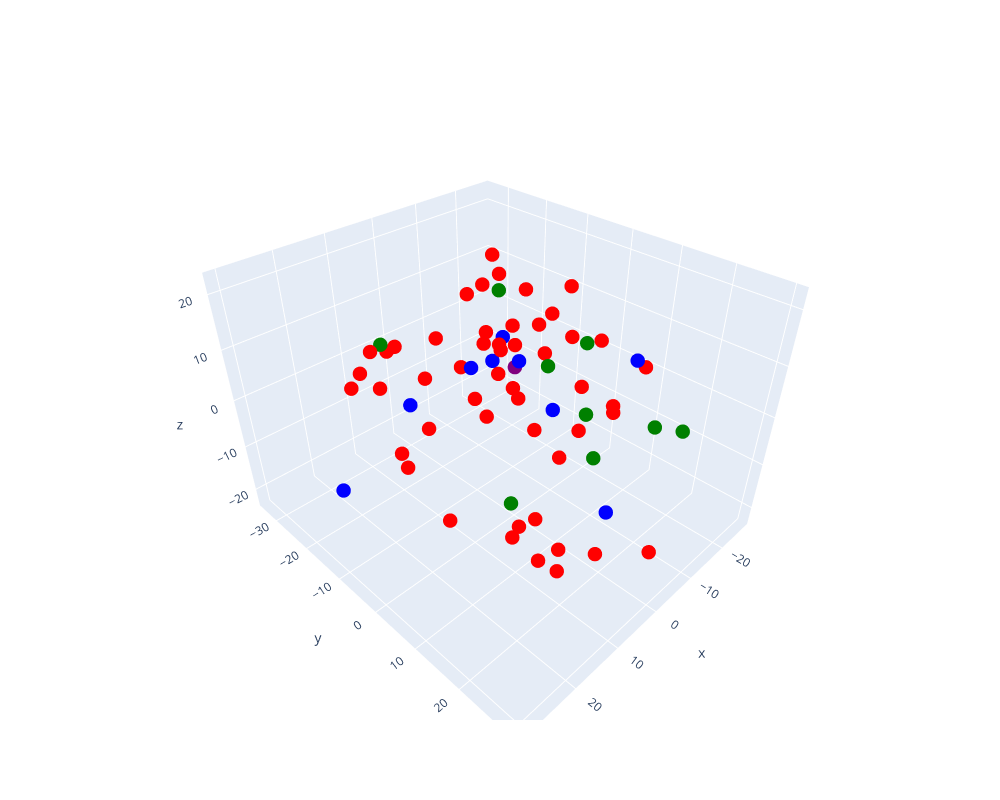

Write notebook code for a chart like this one.
### Code cell
fig = go.Figure()

text_data = list(candidates.keys())
embeddings_3d = np.concatenate(list(candidates.values())).reshape(len(candidates), 3)

color_data = ['blue' if i < cutoff else 'red' for i in range(len(candidates))]
for i in closest_candidates_indices:
    color_data[i] = 'green'
color_data[closest_candidates_indices[0]] = 'purple'

fig.add_trace(go.Scatter3d(
    x=embeddings_3d[:, 0],
    y=embeddings_3d[:, 1],
    z=embeddings_3d[:, 2],
    text=text_data,
    mode='markers',
    marker=dict(
        size=5,
        color=color_data,
        colorscale='Viridis',
        opacity=1
    )
))


fig.update_layout(
    scene=dict(
        xaxis=dict(title='x'),
        yaxis=dict(title='y'),
        zaxis=dict(title='z')
    ),
	width=1000,
    height=800
)

fig.show()

### Figure 1 — Plotly figure (JSON) as saved in the notebook; plotly's stock layout.template omitted (floating-point values rounded to 4 significant figures)
{"data": [{"marker": {"color": ["green", "green", "green", "green", "green", "green", "green", "green", "green", "purple", "blue", "blue", "blue", "blue", "blue", "blue", "blue", "blue", "blue", "red", "red", "red", "red", "red", "red", "red", "red", "red", "red", "red", "red", "red", "red", "red", "red", "red", "red", "red", "red", "red", "red", "red", "red", "red", "red", "red", "red", "red", "red", "red", "red", "red", "red", "red", "red", "red", "red", "red", "red", "red", "red", "red", "red", "red", "red", "red", "red", "red", "red"], "colorscale": [[0, "#440154"], [0.1111, "#482878"], [0.2222, "#3e4989"], [0.3333, "#31688e"], [0.4444, "#26828e"], [0.5556, "#1f9e89"], [0.6667, "#35b779"], [0.7778, "#6ece58"], [0.8889, "#b5de2b"], [1, "#fde725"]], "opacity": 1, "size": 5}, "mode": "markers", "text": ["TRAVRKY128F429EA68", "TRBJRZH128F429EA62", "TRNJLKP128F427CE28", "TRAEUFF128F424EAAF", "TRRYMIR128F9354778", "TRMGOFF128F1458362", "TRDJQLI128E07917C7", "TRYATJD128F92FDB02", "TRXAVEU128E078D3CD", "TRAFUNV128F92CFEB2", "TRSSQIX128F4226B55", "TRISTWT128F1488FBB", "TRQWUUG128F1485DAB", "TRIPSQP12903CE450C", "TRCESGY128E0780E09", "TRNQUIT128F428A0BD", "TRHRFIN128F425DEF1", "TRFUIGN128F92FE2C4", "TRAALAH128E078234A", "TRXNXOH128F4270327", "TRXBTVU128F92FC2A8", "TRVTBWS128EF342432", "TRGPBPN128F42792A3", "TRDUQNA12903D0D68F", "TRUWASE128F42769ED", "TRKYIJC128F4267DF8", "TRUHRIX128F149CCFF", "TRJGRYI128F4267D63", "TRBFAWR128F42A4FDA", "TRVADUR12903CBEAE3", "TRMBNER128F426603A", "TRHYVOC128F4271FB4", "TRECKSQ128F147C8F6", "TRNPZDI12903CF3D09", "TRJAPJF128F146CB4E", "TRUKJJD12903CCBB7B", "TRXMWBF128E078EC2C", "TRRRVYU128F932C2EB", "TRRZEKF128F426ECD3", "TRTEIUC12903CC14CB", "TRBANNU128F42767CE", "TRPEGMA128F42826CC", "TRJNHPN128F92EF139", "TRSNMOG128F92E899B", "TRFMZLZ128F93238BB", "TRROHMX128F42720A6", "TRWTGTF128F93321F3", "TROWXJW128F14682FA", "TRUPCJU128F92C4BDB", "TROPXUM12903CD6CF3", "TRBFTBY128F426663E", "TRYJGKN128F92E23CA", "TRFTJNJ128F4243744", "TRUHIEG128EF353C29", "TRKVLFV128F9316659", "TRAEZFA128F931798A", "TRLGZAI128F931A62E", "TRRQLUJ128F4296E13", "TREVHUO128F92DF90B", "TRIOKHZ128F930D3CA", "TRSCUBC128E0782224", "TRUEOSS128F4287B83", "TRSYWFI128F931682F", "TRTSGYX128F428ECC6", "TRPJZMZ128F146A476", "TRPPEVN128F149F0CF", "TRTXDCW128F934C609", "TRKOPFF128F427539F", "TRXMIVE128F423F079"], "type": "scatter3d", "x": [-13.4, -12.79, 10.88, -23.02, -0.7525, 5.507, -11.72, -5.895, -17.28, -0.6927, 1.887, 30.33, -1.796, 13.89, 7.502, 0.407, -18.29, -15.65, -13.94, 17.29, -5.083, 2.804, -16.68, 18.42, 9.881, -10.98, -4.528, -9.72, -0.2164, -8.369, -6.115, 7.896, -24.18, 12.99, 19.15, 15.78, -4.856, 4.004, -0.4622, -2.912, -23.4, 1.191, 20.85, 18.57, -18.15, -9.862, -12.11, 20.77, 16.33, 3.111, -6.181, -15.83, -2.24, 1.216, 21.73, 1.843, 9.951, -10.37, 12.62, -22.17, -26.82, -10.35, -2.383, 16.84, 12.74, 15.26, -11.32, -5.991, 23.12], "y": [23.92, 19.18, -21.66, -3.719, -1.616, 20.75, -15.81, 10.23, -8.183, -1.035, 21.46, -7.239, -12.84, -10.59, 7.613, 8.404, -21.29, 12.51, -19.85, 20.43, 9.552, -1.168, 13.58, -0.3552, 9.816, -15.25, -14.99, -1.248, -7.332, 13.65, -20.42, 6.616, -20.71, 27.96, 22.87, 23.6, -30.11, 4.98, 9.56, -6.902, -8.589, 5.608, -3.189, 17.3, -25.99, -22.32, 4.193, -4.548, -23.84, 21.7, -11.77, -19.43, -10.09, 0.4176, -8.66, 29.93, -21.37, -10.32, 21.08, -13.36, -10.41, 8.792, 2.165, -14.37, -15.04, -0.3565, -33.85, -13.92, -9.862], "z": [1.007, -0.345, 8.139, 1.897, -22.65, 4.562, 12.51, 1.184, -2.599, 7.657, -7.954, -3.574, 1.789, 2.559, 16.1, 4.357, -1.973, 8.293, -5.022, 0.2782, 6.7, 13.29, 7.024, 5.532, 11.82, -4.677, -7.234, 14.01, -5.264, 3.344, -3.303, 21.67, 6.671, -4.202, -4.709, -8.856, -9.761, -20.85, -5.111, 21.53, 11.77, 18.84, -2.241, -4.552, -2.664, 10.1, -8.606, -0.2692, 0.7205, 11.87, 22.29, -3.188, 18.81, 5.126, 16.77, -10.54, 6.523, 3.987, -8.611, -4.04, -0.9885, 12.7, -4.365, 5.41, 11.26, -15.38, -4.549, 4.599, 13.12]}], "layout": {"height": 800, "scene": {"xaxis": {"title": {"text": "x"}}, "yaxis": {"title": {"text": "y"}}, "zaxis": {"title": {"text": "z"}}}, "width": 1000}}
